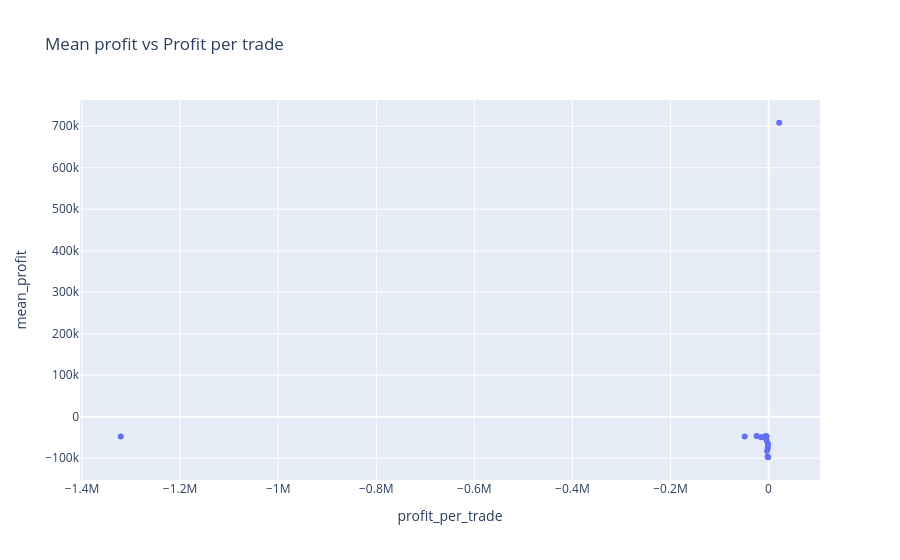
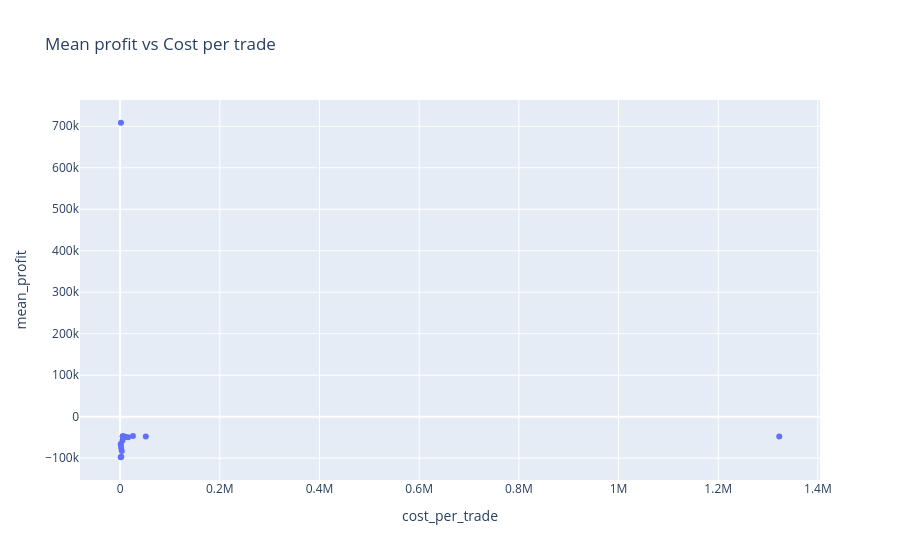
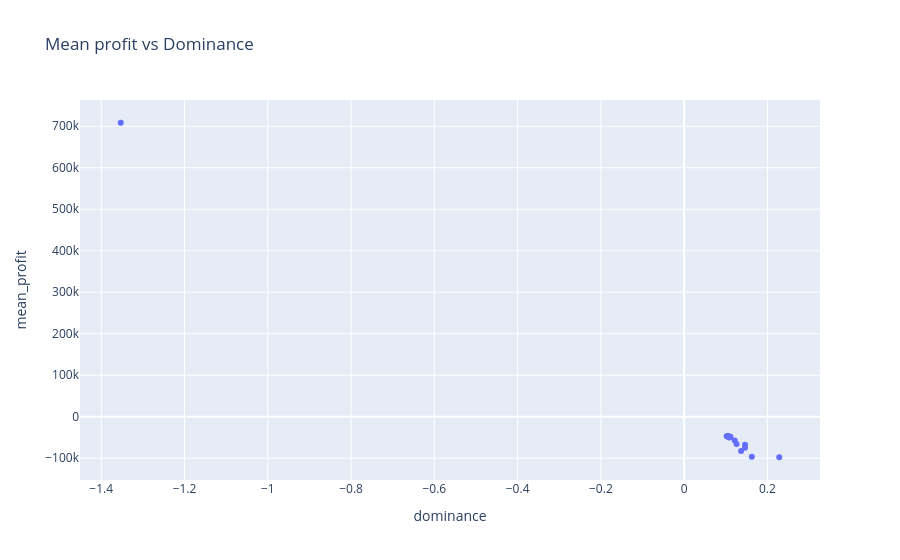

The cell these charts' notebook holds for them, in order:
### Code cell
ev = evaluation_table.copy()
ev["company"] = ev.index

PAIRS = [
    ("profit_per_trade", "Mean profit vs Profit per trade"),
    ("cost_per_trade", "Mean profit vs Cost per trade"),
    ("dominance", "Mean profit vs Dominance"),
    ("trades_per_auction", "Mean profit vs Trades per auction"),
]

for xcol, title in PAIRS:
    d = filter_outliers(ev, xcol, "mean_profit")

    fig = px.scatter(
        d,
        x=xcol,
        y="mean_profit",
        hover_name="company",
        title=title
    )
    fig.show()

### Figure 1 — Plotly figure (JSON) as saved in the notebook; plotly's stock layout.template omitted (floating-point values rounded to 4 significant figures)
{"data": [{"hovertemplate": "<b>%{hovertext}</b><br><br>profit_per_trade=%{x}<br>mean_profit=%{y}<extra></extra>", "hovertext": ["Company7", "Company8", "Company15", "Company18", "Company16", "Company11", "Company12", "Company13", "Company17", "Company6", "Company4", "Company2", "Company9", "Company3", "Company10", "Company19", "Company5", "Company1", "Company14", "Company20"], "legendgroup": "", "marker": {"color": "#636efa", "symbol": "circle"}, "mode": "markers", "name": "", "orientation": "v", "showlegend": false, "type": "scatter", "x": [21790.0, -24450.0, -4091.0, -5385.0, -48660.0, -1321000.0, -Infinity, -9158.0, -Infinity, -6535.0, -6769.0, -15380.0, -5616.0, -3978.0, -926.8, -977.3, -1445.0, -3031.0, -1920.0, -906.4], "xaxis": "x", "y": [708500.0, -46670.0, -47240.0, -47390.0, -47780.0, -48040.0, -48120.0, -48120.0, -48470.0, -48950.0, -49100.0, -49770.0, -49940.0, -57500.0, -65910.0, -67450.0, -74830.0, -82900.0, -96890.0, -97790.0], "yaxis": "y"}], "layout": {"legend": {"tracegroupgap": 0}, "title": {"text": "Mean profit vs Profit per trade"}, "xaxis": {"anchor": "y", "domain": [0, 1], "title": {"text": "profit_per_trade"}}, "yaxis": {"anchor": "x", "domain": [0, 1], "title": {"text": "mean_profit"}}}}

### Figure 2 — Plotly figure (JSON) as saved in the notebook; plotly's stock layout.template omitted (floating-point values rounded to 4 significant figures)
{"data": [{"hovertemplate": "<b>%{hovertext}</b><br><br>cost_per_trade=%{x}<br>mean_profit=%{y}<extra></extra>", "hovertext": ["Company7", "Company8", "Company15", "Company18", "Company16", "Company11", "Company12", "Company13", "Company17", "Company6", "Company4", "Company2", "Company9", "Company3", "Company10", "Company19", "Company5", "Company1", "Company14", "Company20"], "legendgroup": "", "marker": {"color": "#636efa", "symbol": "circle"}, "mode": "markers", "name": "", "orientation": "v", "showlegend": false, "type": "scatter", "x": [1636.0, 25670.0, 4938.0, 6192.0, 51490.0, 1322000.0, Infinity, 10060.0, Infinity, 7065.0, 8225.0, 16020.0, 6045.0, 4650.0, 1237.0, 1340.0, 1926.0, 3271.0, 2310.0, 1223.0], "xaxis": "x", "y": [708500.0, -46670.0, -47240.0, -47390.0, -47780.0, -48040.0, -48120.0, -48120.0, -48470.0, -48950.0, -49100.0, -49770.0, -49940.0, -57500.0, -65910.0, -67450.0, -74830.0, -82900.0, -96890.0, -97790.0], "yaxis": "y"}], "layout": {"legend": {"tracegroupgap": 0}, "title": {"text": "Mean profit vs Cost per trade"}, "xaxis": {"anchor": "y", "domain": [0, 1], "title": {"text": "cost_per_trade"}}, "yaxis": {"anchor": "x", "domain": [0, 1], "title": {"text": "mean_profit"}}}}

### Figure 3 — Plotly figure (JSON) as saved in the notebook; plotly's stock layout.template omitted (floating-point values rounded to 4 significant figures)
{"data": [{"hovertemplate": "<b>%{hovertext}</b><br><br>dominance=%{x}<br>mean_profit=%{y}<extra></extra>", "hovertext": ["Company7", "Company8", "Company15", "Company18", "Company16", "Company11", "Company12", "Company13", "Company17", "Company6", "Company4", "Company2", "Company9", "Company3", "Company10", "Company19", "Company5", "Company1", "Company14", "Company20"], "legendgroup": "", "marker": {"color": "#636efa", "symbol": "circle"}, "mode": "markers", "name": "", "orientation": "v", "showlegend": false, "type": "scatter", "x": [-1.353, 0.105, 0.1022, 0.1068, 0.1049, 0.1066, 0.1076, 0.1111, 0.1088, 0.1077, 0.1085, 0.1088, 0.1078, 0.1215, 0.1259, 0.1461, 0.1462, 0.1368, 0.1625, 0.2284], "xaxis": "x", "y": [708500.0, -46670.0, -47240.0, -47390.0, -47780.0, -48040.0, -48120.0, -48120.0, -48470.0, -48950.0, -49100.0, -49770.0, -49940.0, -57500.0, -65910.0, -67450.0, -74830.0, -82900.0, -96890.0, -97790.0], "yaxis": "y"}], "layout": {"legend": {"tracegroupgap": 0}, "title": {"text": "Mean profit vs Dominance"}, "xaxis": {"anchor": "y", "domain": [0, 1], "title": {"text": "dominance"}}, "yaxis": {"anchor": "x", "domain": [0, 1], "title": {"text": "mean_profit"}}}}
